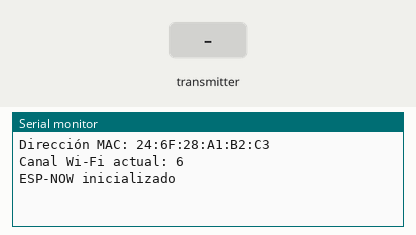
Recording of a sketch running on a simulated ESP32. On the bench: the last lines printed to the serial monitor. Inputs (shaded band) come from the test bench.

Above: at 1.3 s.
1.4 s: the transmitter starts sending command = 0
At 1.71 s:
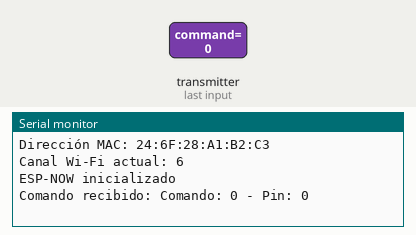
3.4 s: the transmitter starts sending pin = 64
At 3.71 s:
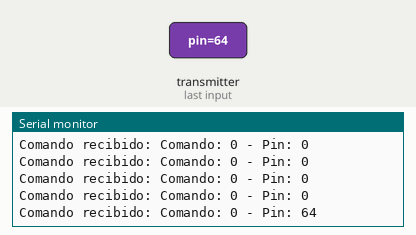
4.9 s: the transmitter starts sending command = 64
At 5.21 s:
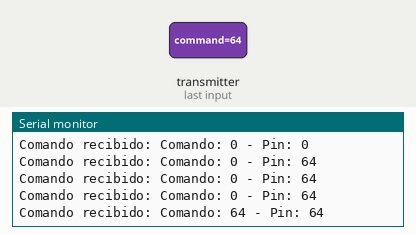
6.4 s: the transmitter starts sending pin = 0
At 6.71 s:
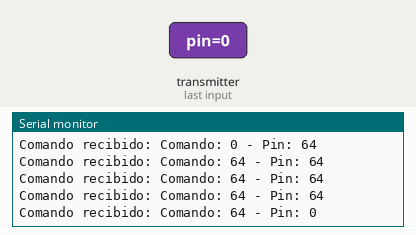

Measured:
- after the input at 1.4 s, the serial monitor: prints a new line at once (image 1)
- after the input at 3.4 s, the serial monitor: prints a new line at once (image 2)
- after the input at 4.9 s, the serial monitor: prints a new line at once (image 3)
- after the input at 6.4 s, the serial monitor: prints a new line at once (image 4)

The sketch:

receptorESPNOW.ino
```cpp
#include <esp_now.h>
#include <WiFi.h>
#define COMMAND_ACTIVATE 1
#define COMMAND_DEACTIVATE 2

typedef struct struct_message {
    uint8_t command;
    uint8_t pin;
} struct_message;

struct_message incomingData;


void OnDataRecv(const esp_now_recv_info* info, const uint8_t *data, int len) {
    memcpy(&incomingData, data, sizeof(incomingData));

    Serial.print("Comando recibido: ");
    Serial.print("Comando: ");
    Serial.print(incomingData.command);
    Serial.print(" - Pin: ");
    Serial.println(incomingData.pin);

    // Configura los pines como salida
    //pinMode(incomingData.pin, OUTPUT);

    // Activa o desactiva el pin según el comando
    if (incomingData.command == COMMAND_ACTIVATE) {
        //digitalWrite(incomingData.pin, HIGH);
        Serial.print("Pin ");
        Serial.print(incomingData.pin);
        Serial.println(" activado.");
    } else if (incomingData.command == COMMAND_DEACTIVATE) {
        //digitalWrite(incomingData.pin, LOW);
        Serial.print("Pin ");
        Serial.print(incomingData.pin);
        Serial.println(" desactivado.");
    }
}

  void setup() {
    Serial.begin(115200);

    WiFi.mode(WIFI_AP_STA);
    WiFi.disconnect(true);

    delay(100);
    String macAddress = WiFi.macAddress();

    WiFi.channel(6);

    // Imprime la dirección MAC
    Serial.print("Dirección MAC: ");
    Serial.println(macAddress);
    Serial.print("Canal Wi-Fi actual: ");
    Serial.println(WiFi.channel());


    // Inicializa ESP-NOW
    if (esp_now_init() != ESP_OK) {
        Serial.println("Error al inicializar ESP-NOW");
        return;
    }else{
      Serial.println("ESP-NOW inicializado");
    }

    esp_now_register_recv_cb(OnDataRecv);
}

void loop() {
}
```
